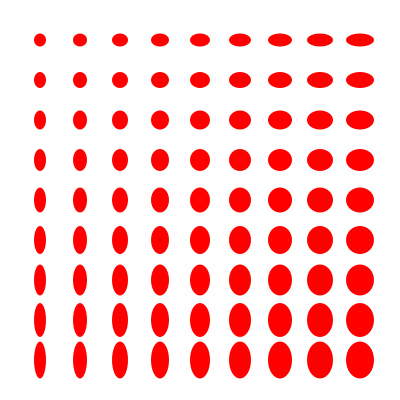
Frame 1 (no input)
Frame 60 (the mouse pressed at the canvas centre just before this capture): identical to frame 1, image omitted
Frame 120 (the mouse held since frame 60 and released just before this capture): identical to frame 1, image omitted

The Processing sketch that drew this single still picture (run headless with seeded random() and noise(); from frame 60 on, the mouse is pressed at the canvas centre):

// Processing sketch: a_well_for_02
// ── a_well_for_02.pde
// For loop example
void setup() {
  size(400, 400);
}

void draw() {
  // Set the background to white
  background(255);

  // No stroke
  noStroke();

  // Fill Color to red
  fill(255, 0, 0);

  // For loop
  // This example has a loop inside of a loop.
  // We can use this technique to create things
  // on a grid.

  for (int x = 1; x < 10; x++) {
    for (int y = 1; y < 10; y++) {
      int ellipseX = x * (width/10);
      int ellipseY = y * (height/10);
      int ellipseW = 10 + (x * 2);
      int ellipseH = 10 + (y * 3);

      ellipse(ellipseX, ellipseY, ellipseW, ellipseH);
    }
  }
}
